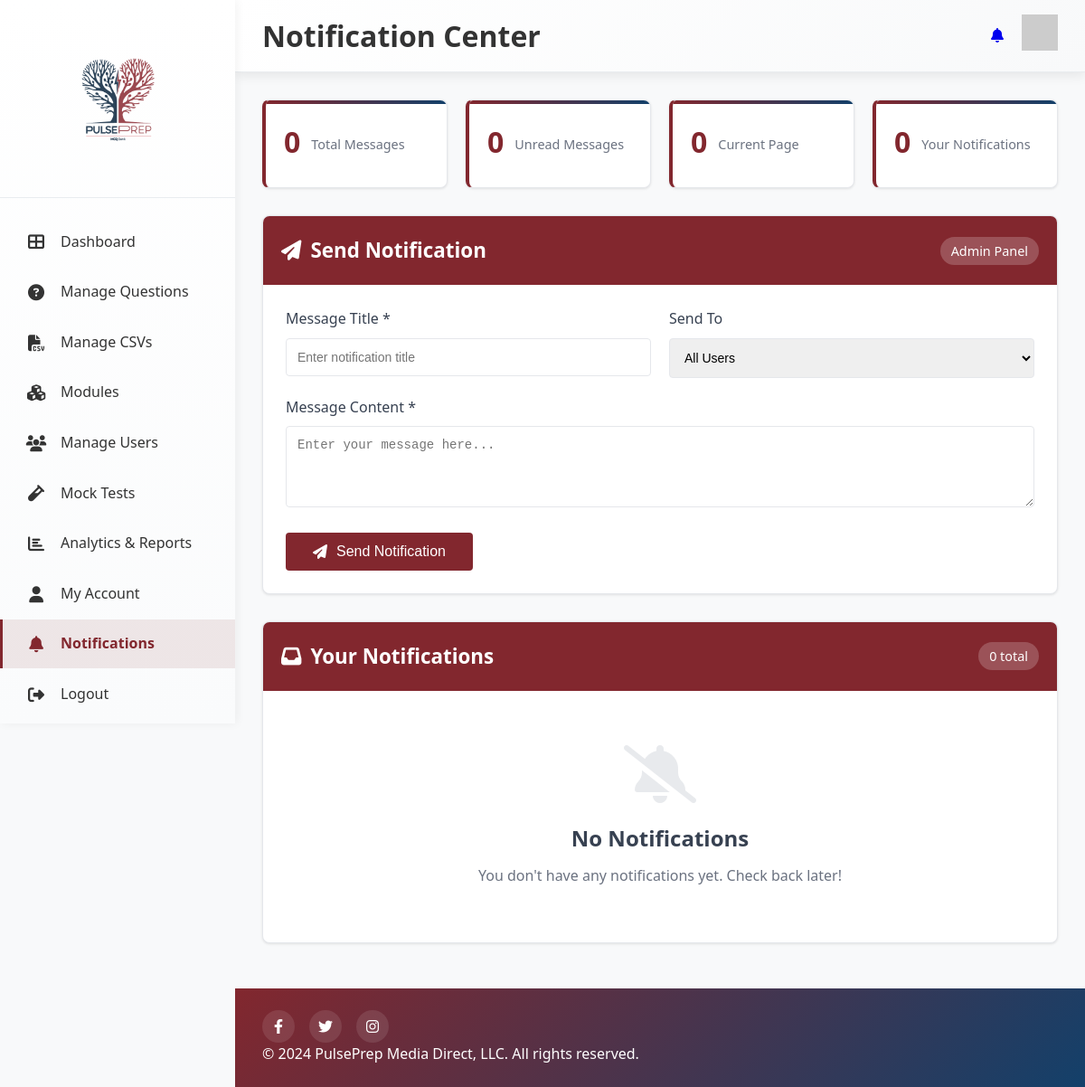
The page /notification/ (signed in) on the database as committed earlier.
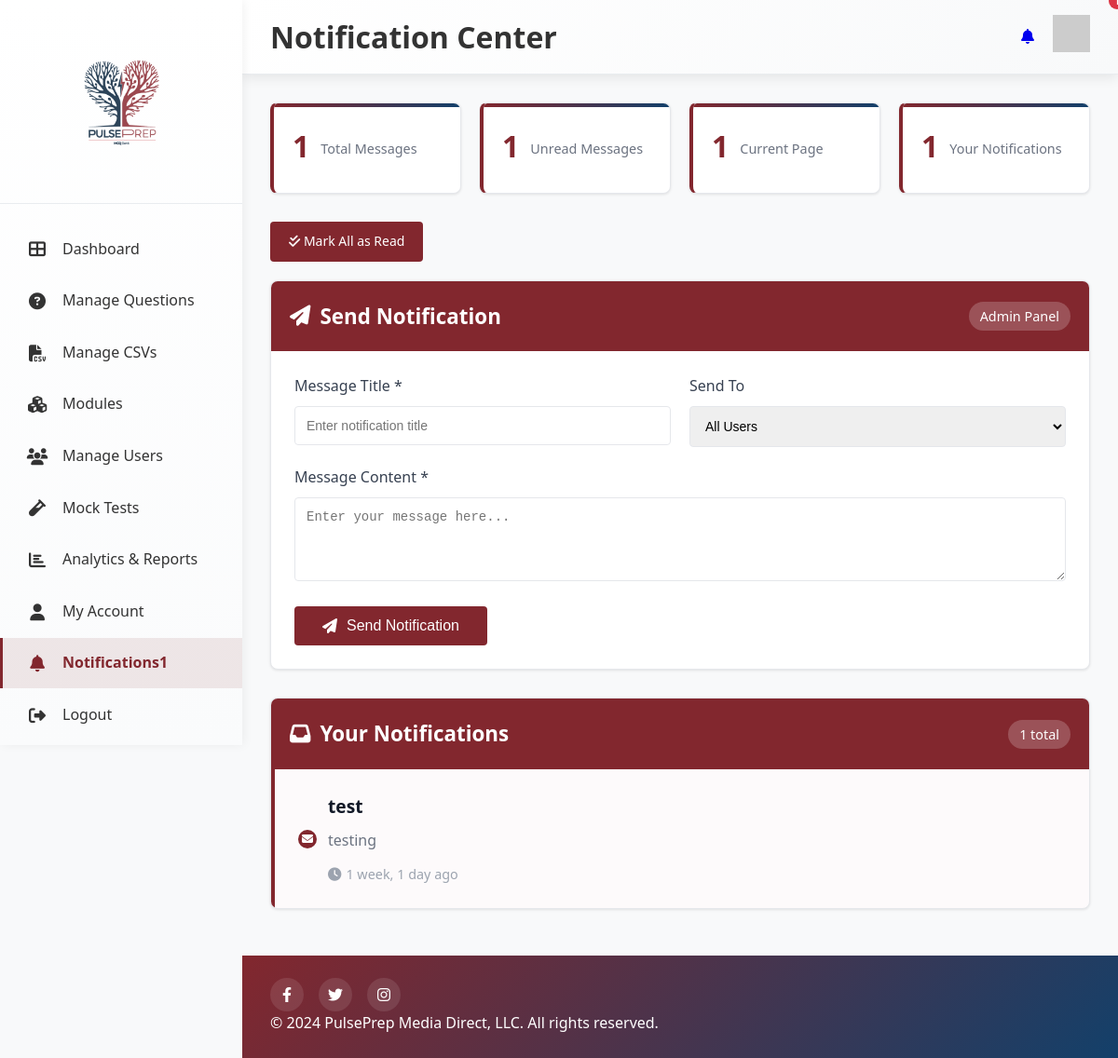
The same page on the database as committed later.
### notifications/models.py (models this page shows, shortened)
class NotificationMessage(models.Model):
    title = models.CharField(max_length=200)
    content = models.TextField()
    created_at = models.DateTimeField(auto_now_add=True)
    is_read = models.BooleanField(default=False)
    recipient = models.ForeignKey(
        settings.AUTH_USER_MODEL,
        on_delete=models.CASCADE,
        null=True,
        blank=True,
        related_name='user_notifications'
    )
    class Meta:
        ordering = ['-created_at']
        db_table = 'notifications_message'
        verbose_name = 'Notification Message'
        verbose_name_plural = 'Notification Messages'

### notifications/views.py (the view, shortened to what this page needs)
# urls.py: path('', views.notification_center, name='notification_center'),
@login_required
def notification_center(request):
    try:
        notifications_qs = NotificationMessage.objects.filter(
            Q(recipient=request.user) | Q(recipient__isnull=True)
        ).order_by('-created_at')
        paginator = Paginator(notifications_qs, 10)
        page_number = request.GET.get('page')
        user_notifications = paginator.get_page(page_number)
        total_count = notifications_qs.count()
        unread_count = notifications_qs.filter(is_read=False).count()
    except Exception as e:
        user_notifications = []
        total_count = 0
        unread_count = 0
    context = {
        'notifications': user_notifications,
        'total_count': total_count,
        'unread_count': unread_count,
    }
    return render(request, 'notifications/notification_center.html', context)

### user_management/context_processors.py (called while the page is built)
def user_stats(request):
    User = get_user_model()
    if not request.user.is_authenticated:
        return {}
    if request.user.is_admin or request.user.is_superuser:
        total_users = User.objects.count()
        pending_users = User.objects.filter(approval_status='pending').count()
        mbbs_users = User.objects.filter(degree='MBBS').count()
        bds_users = User.objects.filter(degree='BDS').count()
        return {
            'total_users': total_users,
            'pending_users': pending_users,
            'mbbs_users': mbbs_users,
            'bds_users': bds_users,
        }
    return {}

### templates/notifications/notification_center.html (shortened to what the changed rows need)
{% load static %}
<!DOCTYPE html>
<html lang="en">
<head>
    <link rel="stylesheet" href="{% static 'css/DAstyles.css' %}" />
    <link rel="stylesheet" href="{% static 'css/MQstyles.css' %}" />
    <link rel="stylesheet" href="https://cdnjs.cloudflare.com/ajax/libs/font-awesome/6.4.0/css/all.min.css" />
</head>
<body>
    <div class="container">
        <aside class="sidebar">
            <nav class="nav-menu">
                <a href="{% url 'notification_center' %}" class="nav-item {% if request.resolver_match.url_name == 'notification_center' %}active{% endif %}">
                    <i class="fas fa-bell"></i>
                    <span>Notifications</span>
                    {% if unread_count > 0 %}
                    <span class="notification-badge-sidebar">{{ unread_count }}</span>
                    {% endif %}
                </a>
            </nav>
        </aside>
        <main class="main-content">
            <header class="header">
                <h1>Notification Center</h1>
            </header>
            <div class="dashboard-content">
                <div class="question-management-container">
                    <div class="notification-stats">
                        <div class="stat-card">
                            <h3>{{ total_count }}</h3>
                            <p>Total Messages</p>
                        </div>
                        <div class="stat-card">
                            <h3>{{ unread_count }}</h3>
                            <p>Unread Messages</p>
                        </div>
                        <div class="stat-card">
                            <h3>{% if notifications %}{{ notifications|length }}{% else %}0{% endif %}</h3>
                            <p>Current Page</p>
                        </div>
                        <div class="stat-card">
                            <h3>{% if notifications %}{{ notifications.paginator.count }}{% else %}0{% endif %}</h3>
                            <p>Your Notifications</p>
                        </div>
                    </div>
                    {% if unread_count > 0 %}
                    <div class="action-buttons">
                        <a href="{% url 'mark_all_read' %}">
                            <i class="fas fa-check-double"></i> Mark All as Read
                        </a>
                    </div>
                    {% endif %}
                    {% if user.is_admin or user.is_superuser %}
                    <div class="notifications-container" style="margin-bottom: 30px;">
                        <div class="notifications-header">
                            <h2><i class="fas fa-paper-plane"></i> Send Notification</h2>
                        </div>
                    </div>
                    {% endif %}
                    <div class="notifications-container">
                        <div class="notifications-header">
                            <h2><i class="fas fa-inbox"></i> Your Notifications</h2>
                            <span class="notification-count">{{ total_count }} total</span>
                        </div>
                        <div class="notifications-list">
                            {% for notification in notifications %}
                            <div class="notification-item {% if not notification.is_read %}unread{% endif %}">
                                <div class="notification-content">
                                    <div class="notification-icon">
                                        {% if notification.is_read %}
                                        <i class="fas fa-envelope-open"></i>
                                        {% else %}
                                        <i class="fas fa-envelope"></i>
                                        {% endif %}
                                    </div>
                                    <div class="notification-body">
                                        <div class="notification-title">{{ notification.title }}</div>
                                        <div class="notification-message">{{ notification.content }}</div>
                                        <div class="notification-time">
                                            <i class="fas fa-clock"></i>
                                            {{ notification.created_at|timesince }} ago
                                        </div>
                                    </div>
                                </div>
                            </div>
                            {% empty %}
                            <div class="empty-state">
                                <i class="fas fa-bell-slash"></i>
                                <h3>No Notifications</h3>
                                <p>You don't have any notifications yet. Check back later!</p>
                            </div>
                            {% endfor %}
                        </div>
                    </div>
                </div>
            </div>
        </main>
    </div>
</body>
</html>

Rows that differ between the two databases and show on the page:
added NotificationMessage: is_read False (drawn), title "test", content "testing", created_at "1 week, 1 day"
Other text that changed with them:
{{ unread_count }}: (not shown) → "1"
{{ total_count }}: "0" → "1"
{{ unread_count }}: "0" → "1"
{{ notifications|length }}: (not shown) → "1"
{{ notifications.paginator.count }}: (not shown) → "1"
text no longer shown: "0 0 No Notifications You don't have any notifications yet. Check back later!"
text now shown: "Mark All as Read"
